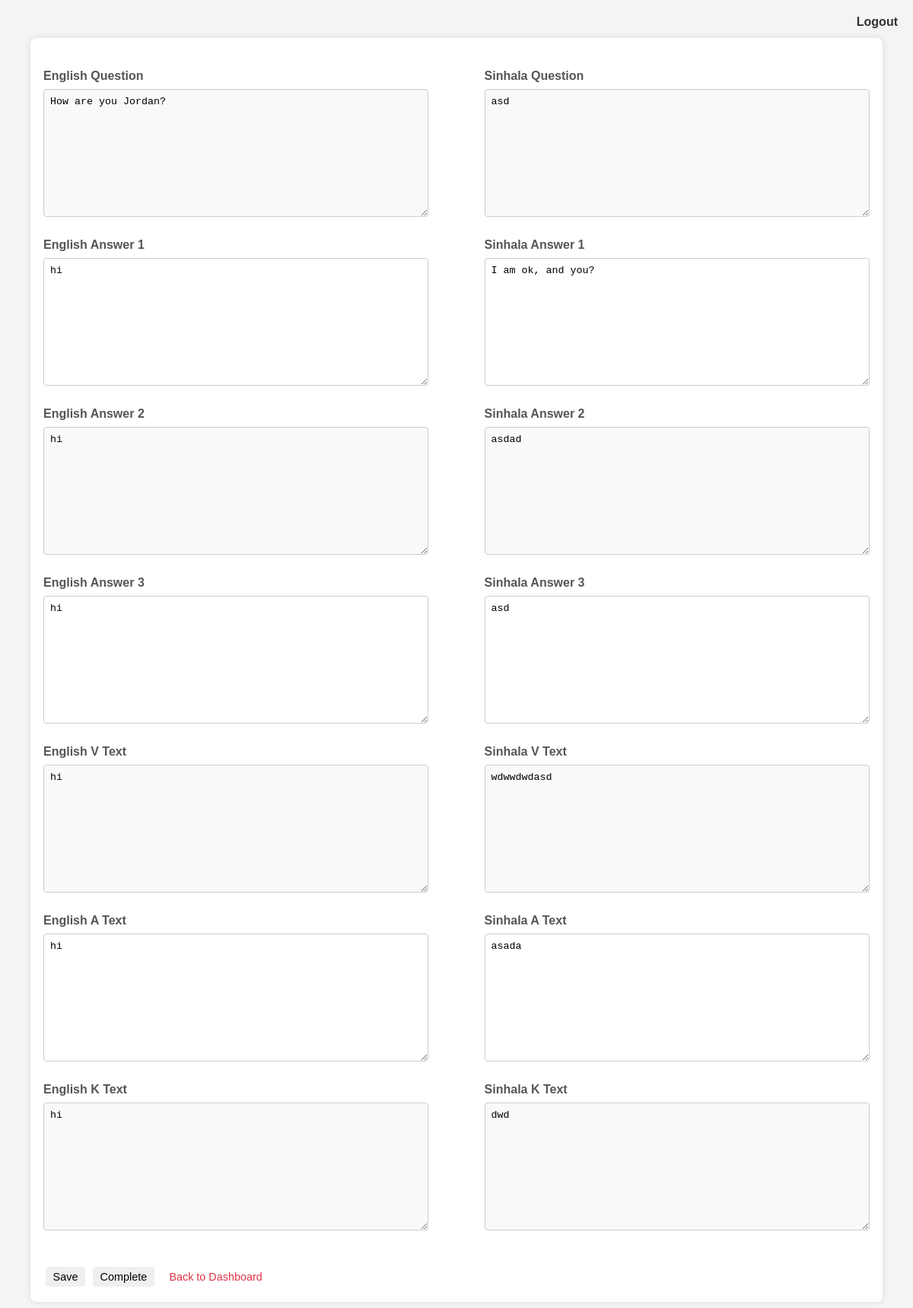
/sinhala_edit/1/, run on the app's committed database.
### dashboard/models.py (models this page shows, shortened)
class Question(models.Model):
    question_id = models.CharField(max_length=20, unique=True, blank=True, null=True)
    answer_index = models.IntegerField()
    area = models.CharField(max_length=100)
    image_in_question = models.BooleanField(default=False)
    q_image_description = models.TextField(blank=True, null=True)
    image_in_answers = models.BooleanField(default=False)
    english_question = models.TextField()
    english_answer1 = models.TextField()
    english_answer2 = models.TextField()
    english_answer3 = models.TextField()
    description_of_answer_image1 = models.TextField(blank=True, null=True)
    description_of_answer_image2 = models.TextField(blank=True, null=True)
    description_of_answer_image3 = models.TextField(blank=True, null=True)
    v_text = models.TextField()
    v_image_steps = models.TextField()
    a_text = models.TextField()
    k_text = models.TextField()
    sinhala_question = models.TextField(blank=True, null=True)
    sinhala_answer1 = models.TextField(blank=True, null=True)
    sinhala_answer2 = models.TextField(blank=True, null=True)
    sinhala_answer3 = models.TextField(blank=True, null=True)
    sinhala_v_text = models.TextField(blank=True, null=True)
    sinhala_a_text = models.TextField(blank=True, null=True)
    sinhala_k_text = models.TextField(blank=True, null=True)
    tamil_question = models.TextField(blank=True, null=True)
    tamil_answer1 = models.TextField(blank=True, null=True)
    tamil_answer2 = models.TextField(blank=True, null=True)
    tamil_answer3 = models.TextField(blank=True, null=True)
    tamil_v_text = models.TextField(blank=True, null=True)
    tamil_a_text = models.TextField(blank=True, null=True)
    tamil_k_text = models.TextField(blank=True, null=True)
    question_image_illustration = models.ImageField(upload_to='illustrations/', blank=True, null=True)
    answer1_image_illustration = models.ImageField(upload_to='illustrations/', blank=True, null=True)
    answer2_image_illustration = models.ImageField(upload_to='illustrations/', blank=True, null=True)
    answer3_image_illustration = models.ImageField(upload_to='illustrations/', blank=True, null=True)
    visual_instructions_illustration = models.ImageField(upload_to='illustrations/', blank=True, null=True)
    sinhala_status = models.CharField(max_length=20, choices=[
        ('incomplete', 'Incomplete'),
        ('complete', 'Complete'),
        ('approved', 'Approved')
    ], default='incomplete')
    tamil_status = models.CharField(max_length=20, choices=[
        ('incomplete', 'Incomplete'),
        ('complete', 'Complete'),
        ('approved', 'Approved')
    ], default='incomplete')
    illustrator_status = models.CharField(max_length=20, choices=[
        ('incomplete', 'Incomplete'),
        ('complete', 'Complete'),
        ('approved', 'Approved')
    ], default='incomplete')
    proofreader_status = models.CharField(max_length=20, choices=[
        ('incomplete', 'Incomplete'),
        ('complete', 'Complete'),
        ('approved', 'Approved'),
        ('pending', 'Pending')
    ], default='incomplete')

### dashboard/views.py (the view, shortened to what this page needs)
# urls.py: path('sinhala_edit/<int:question_id>/', views.sinhala_editing_interface, name='sinhala_editing_interface'),
def sinhala_editing_interface(request, question_id):
    question = get_object_or_404(Question, pk=question_id)
    return render(request, 'dashboard/sinhala_editing_interface.html', {'question': question})

### dashboard/templates/dashboard/sinhala_editing_interface.html (shortened to what this page needs)
<!DOCTYPE html>
<html lang="en">
<head>
    {% load static %}
    <link rel="stylesheet" href="{% static 'dashboard/css/sinhala_editing_interface.css' %}">
</head>
<body>
    <a href="{% url 'logout' %}" class="logout">Logout</a>
    <div class="container">
        <form id="editingForm" action="{% url 'sinhala_editing_interface' question.id %}" method="post">
            <div class="row">
                <div class="column">
                    <div class="form-group">
                        <label for="english_question">English Question</label>
                        <textarea id="english_question" readonly>{{ question.english_question }}</textarea>
                    </div>
                    <div class="form-group">
                        <label for="english_answer1">English Answer 1</label>
                        <textarea id="english_answer1" readonly>{{ question.english_answer1 }}</textarea>
                    </div>
                    <div class="form-group">
                        <label for="english_answer2">English Answer 2</label>
                        <textarea id="english_answer2" readonly>{{ question.english_answer2 }}</textarea>
                    </div>
                    <div class="form-group">
                        <label for="english_answer3">English Answer 3</label>
                        <textarea id="english_answer3" readonly>{{ question.english_answer3 }}</textarea>
                    </div>
                    <div class="form-group">
                        <label for="v_text">English V Text</label>
                        <textarea id="v_text" readonly>{{ question.v_text }}</textarea>
                    </div>
                    <div class="form-group">
                        <label for="a_text">English A Text</label>
                        <textarea id="a_text" readonly>{{ question.a_text }}</textarea>
                    </div>
                    <div class="form-group">
                        <label for="k_text">English K Text</label>
                        <textarea id="k_text" readonly>{{ question.k_text }}</textarea>
                    </div>
                </div>
                <div class="column">
                    <div class="form-group">
                        <label for="sinhala_question">Sinhala Question</label>
                        <textarea id="sinhala_question" name="sinhala_question">{{ question.sinhala_question }}</textarea>
                    </div>
                    <div class="form-group">
                        <label for="sinhala_answer1">Sinhala Answer 1</label>
                        <textarea id="sinhala_answer1" name="sinhala_answer1">{{ question.sinhala_answer1 }}</textarea>
                    </div>
                    <div class="form-group">
                        <label for="sinhala_answer2">Sinhala Answer 2</label>
                        <textarea id="sinhala_answer2" name="sinhala_answer2">{{ question.sinhala_answer2 }}</textarea>
                    </div>
                    <div class="form-group">
                        <label for="sinhala_answer3">Sinhala Answer 3</label>
                        <textarea id="sinhala_answer3" name="sinhala_answer3">{{ question.sinhala_answer3 }}</textarea>
                    </div>
                    <div class="form-group">
                        <label for="sinhala_v_text">Sinhala V Text</label>
                        <textarea id="sinhala_v_text" name="sinhala_v_text">{{ question.sinhala_v_text }}</textarea>
                    </div>
                    <div class="form-group">
                        <label for="sinhala_a_text">Sinhala A Text</label>
                        <textarea id="sinhala_a_text" name="sinhala_a_text">{{ question.sinhala_a_text }}</textarea>
                    </div>
                    <div class="form-group">
                        <label for="sinhala_k_text">Sinhala K Text</label>
                        <textarea id="sinhala_k_text" name="sinhala_k_text">{{ question.sinhala_k_text }}</textarea>
                    </div>
                </div>
            </div>
            <div class="button-container">
                <button type="submit" name="action" value="save" class="button">Save</button>
                <button type="submit" name="action" value="complete" id="completeButton" class="button complete-button" disabled>Complete</button>
                <a href="{% url 'sinhala_translator_dashboard' %}" class="button back-button">Back to Dashboard</a>
            </div>
        </form>
    </div>
</body>
</html>

### MSQ_generator/static/dashboard/css/sinhala_editing_interface.css (style rules this page uses)
body { font-family: Arial, sans-serif; background-color: #f4f4f4; margin: 0; padding: 0; display: flex; flex-direction: column; min-height: 100vh; }
.container { width: 90%; max-width: 1200px; margin: 50px auto; padding: 20px; padding-left: 20px; padding-right: 20px; background-color: #fff; box-shadow: 0 0 10px rgba(0, 0, 0, 0.1); border-radius: 8px; }
.logout { position: absolute; top: 20px; right: 20px; text-decoration: none; color: #333; font-weight: bold; }
.row { display: flex; justify-content: space-between; margin-top: 20px; }
.column { flex: 0 0 48%; margin-left: -18px; }
.form-group { margin-bottom: 1.5rem; padding: 0 15px; }
.form-group label { display: block; margin-bottom: 0.5rem; color: #555; font-weight: bold; }
.form-group textarea { width: 100%; padding: 0.5rem; border: 1px solid #ccc; border-radius: 4px; height: 150px; resize: vertical; }
.form-group:nth-child(odd) textarea { background-color: #f9f9f9; }
.form-group:nth-child(even) textarea { background-color: #ffffff; }
.button-container { display: flex; justify-content: flex-start; margin-top: 20px; }
.button-container button, .button-container .button { padding: 0.3rem 0.6rem; border: none; border-radius: 4px; font-size: 0.9rem; cursor: pointer; transition: background-color 0.3s; margin-right: 10px; }
.button-container .back-button { background-color: #fff; color: #dc3545; text-decoration: none; }

### data on the page
Question: english_question "How are you Jordan?", english_answer1 "hi", english_answer2 "hi", english_answer3 "hi", v_text "hi", a_text "hi", k_text "hi", sinhala_question "asd", sinhala_answer1 "I am ok, and you?", sinhala_answer2 "asdad", sinhala_answer3 "asd", sinhala_v_text "wdwwdwdasd", sinhala_a_text "asada", sinhala_k_text "dwd"
